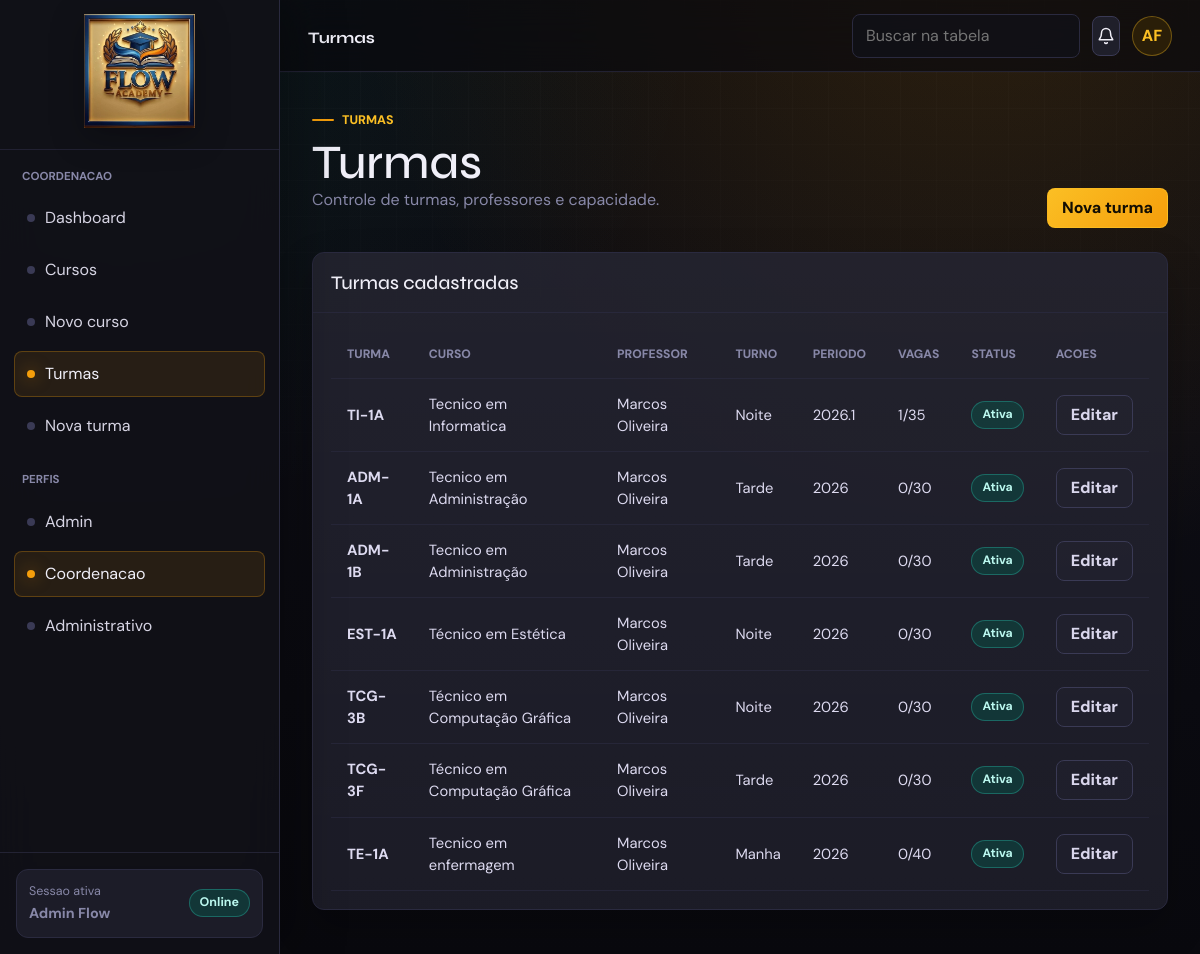
Screenshot of /Flow-academy_Php/Flow-academy/web-php/pages/coordenacao/turmas.php (signed in) with the database file from the repository.
### tables this page shows
CREATE TABLE `turmas` (
  `id_turma` int(11) NOT NULL AUTO_INCREMENT,
  `id_curso` int(11) NOT NULL,
  `id_professor` int(11) NOT NULL,
  `codigo_turma` varchar(50) NOT NULL,
  `turno` enum('manha','tarde','noite') NOT NULL,
  `periodo_letivo` varchar(20) NOT NULL,
  `capacidade_maxima` int(11) DEFAULT 35,
  `status` enum('ativa','encerrada') DEFAULT 'ativa',
  PRIMARY KEY (`id_turma`),
  UNIQUE KEY `codigo_turma` (`codigo_turma`),
  KEY `id_curso` (`id_curso`),
  KEY `id_professor` (`id_professor`),
  CONSTRAINT `turmas_ibfk_1` FOREIGN KEY (`id_curso`) REFERENCES `cursos` (`id_curso`),
  CONSTRAINT `turmas_ibfk_2` FOREIGN KEY (`id_professor`) REFERENCES `professores` (`id_professor`)
);

CREATE TABLE `cursos` (
  `id_curso` int(11) NOT NULL AUTO_INCREMENT,
  `nome` varchar(120) NOT NULL,
  `descricao` text DEFAULT NULL,
  `carga_horaria` int(11) NOT NULL,
  `status` enum('ativo','inativo') DEFAULT 'ativo',
  PRIMARY KEY (`id_curso`)
);

### Flow-academy_Php/Flow-academy/web-php/includes/funcoes.php (called while the page is built, shortened)
<?php
require_once __DIR__ . '/../config/config.php';
function e($valor)
{
    return htmlspecialchars((string) ($valor ?? ''), ENT_QUOTES, 'UTF-8');
}
function buscarTodos($sql, array $parametros = [])
{
    global $pdo;
    $stmt = $pdo->prepare($sql);
    $stmt->execute($parametros);
    return $stmt->fetchAll();
}
function statusBadge($status)
{
    $status = strtolower((string) $status);
    if (in_array($status, ['ativo', 'ativa', 'regular', 'aprovado', 'pago'], true)) {
        return 'success';
    }
    return '';
}
function iniciais($nome)
{
    $partes = preg_split('/\s+/', trim((string) $nome));
    $primeira = $partes[0][0] ?? 'F';
    $segunda = $partes[1][0] ?? 'A';
    return strtoupper($primeira . $segunda);
}
function textoStatus($status)
{
    return ucwords(str_replace('_', ' ', (string) $status));
}

### Flow-academy_Php/Flow-academy/web-php/includes/auth.php (called while the page is built, shortened)
<?php
require_once __DIR__ . '/funcoes.php';
function normalizarPerfil($perfil)
{
    return $perfil === 'financeiro' ? 'administrativo' : (string) $perfil;
}
function usuarioLogado()
{
    $usuario = $_SESSION['usuario'] ?? null;
    if ($usuario !== null && isset($usuario['perfil'])) {
        $perfilNormalizado = normalizarPerfil($usuario['perfil']);
        $usuario['perfil'] = $perfilNormalizado;
    }
    return $usuario;
}
function paginaInicialPorPerfil($perfil)
{
    $perfil = normalizarPerfil($perfil);
    $paginas = [
        'aluno' => 'pages/aluno/dashboard.php',
        'professor' => 'pages/professor/dashboard.php',
        'coordenacao' => 'pages/coordenacao/dashboard.php',
        'administrativo' => 'pages/administrativo/dashboard.php',
        'admin' => 'pages/admin/dashboard.php',
    ];
    return $paginas[$perfil] ?? 'index.php';
}

### Flow-academy_Php/Flow-academy/web-php/pages/coordenacao/turmas.php (the view, shortened to what this page needs)
<?php
require_once __DIR__ . '/../../includes/layout.php';
$turmas = buscarTodos(
    'SELECT t.*, c.nome AS curso, u.nome AS professor, COUNT(m.id_matricula) AS matriculados
     FROM turmas t
     JOIN cursos c ON c.id_curso = t.id_curso
     JOIN professores p ON p.id_professor = t.id_professor
     JOIN usuarios u ON u.id_usuario = p.id_usuario
     LEFT JOIN matriculas m ON m.id_turma = t.id_turma AND m.status = "ativa"
     GROUP BY t.id_turma
     ORDER BY t.periodo_letivo DESC, t.codigo_turma'
);
appInicio('Turmas', 'coordenacao', 'turmas', '../../');
pageHeading('Turmas', 'Turmas', 'Controle de turmas, professores e capacidade.', '<a class="btn primary" href="turma_form.php">Nova turma</a>');
?>
    <section class="panel">
      <div class="panel-header"><h2>Turmas cadastradas</h2></div>
      <div class="panel-body">
        <div class="table-wrap">
          <table id="tabela-principal">
            <thead><tr><th>Turma</th><th>Curso</th><th>Professor</th><th>Turno</th><th>Periodo</th><th>Vagas</th><th>Status</th><th>Acoes</th></tr></thead>
            <tbody>
              <?php foreach ($turmas as $turma): ?>
                <tr>
                  <td><strong><?= e($turma['codigo_turma']) ?></strong></td>
                  <td><?= e($turma['curso']) ?></td>
                  <td><?= e($turma['professor']) ?></td>
                  <td><?= e(textoStatus($turma['turno'])) ?></td>
                  <td><?= e($turma['periodo_letivo']) ?></td>
                  <td><?= e($turma['matriculados']) ?>/<?= e($turma['capacidade_maxima']) ?></td>
                  <td><?= badge($turma['status'], $turma['status']) ?></td>
                  <td><a class="btn ghost" href="turma_form.php?id=<?= e($turma['id_turma']) ?>">Editar</a></td>
                </tr>
              <?php endforeach; ?>
            </tbody>
          </table>
        </div>
      </div>
    </section>
<?php appFim('../../'); ?>

### Flow-academy_Php/Flow-academy/web-php/includes/layout.php (shortened to what this page needs)
<?php
require_once __DIR__ . '/auth.php';
function areasVisiveisPorPerfil($perfil)
{
    $areas = [
        'aluno' => ['aluno'],
        'professor' => ['professor'],
        'coordenacao' => ['coordenacao'],
        'administrativo' => ['administrativo'],
        'admin' => ['admin', 'coordenacao', 'administrativo'],
    ];
    return $areas[$perfil] ?? [];
}
function appInicio($titulo, $area, $ativo, $prefixo = '../../')
{
    $usuario = usuarioLogado();
    $menus = menusDoSistema();
    $menuAtual = $menus[$area] ?? $menus['aluno'];
    $perfil = $usuario['perfil'] ?? 'visitante';
    $areasVisiveis = areasVisiveisPorPerfil($perfil);
    $mostrarPerfis = count($areasVisiveis) > 1;
    $dashboardUsuario = paginaInicialPorPerfil($perfil);
    $nome = $usuario['nome'] ?? 'Flow Academy';
    ?>
<!doctype html>
<html lang="pt-BR">
<head>
  <link href="<?= e($prefixo) ?>assets/vendor/bootstrap/css/bootstrap.min.css" rel="stylesheet">
  <link rel="stylesheet" href="<?= e($prefixo) ?>assets/css/main.css?v=20260622-2">
</head>
<body class="app-shell">
  <aside class="sidebar" aria-label="Navegacao principal">
    <div class="sidebar-header">
      <a class="brand" href="<?= e($prefixo . $dashboardUsuario) ?>">
        <img class="brand-logo" src="<?= e($prefixo) ?>assets/images/logo-flow-academy-gold.jpg" alt="Logo Flow Academy">
      </a>
    </div>
    <div class="sidebar-content">
      <nav class="nav-section">
        <p class="nav-title"><?= e($menuAtual['titulo']) ?></p>
        <ul class="nav-list">
          <?php foreach ($menuAtual['itens'] as $chave => $item): ?>
            <li>
              <a class="nav-link <?= $ativo === $chave ? 'active' : '' ?>" href="<?= e($prefixo . $item['href']) ?>">
                <span class="nav-dot"></span><?= e($item['texto']) ?>
              </a>
            </li>
          <?php endforeach; ?>
        </ul>
      </nav>
      <?php if ($mostrarPerfis): ?>
        <nav class="nav-section">
          <p class="nav-title">Perfis</p>
          <ul class="nav-list">
            <?php foreach ($areasVisiveis as $chaveArea): ?>
              <?php
                $menuPerfil = $menus[$chaveArea];
                $primeiroItem = array_values($menuPerfil['itens'])[0];
              ?>
              <li>
                <a class="nav-link <?= $area === $chaveArea ? 'active' : '' ?>" href="<?= e($prefixo . $primeiroItem['href']) ?>">
                  <span class="nav-dot"></span><?= e($menuPerfil['titulo']) ?>
                </a>
              </li>
            <?php endforeach; ?>
          </ul>
        </nav>
      <?php endif; ?>
    </div>
    <div class="sidebar-footer">
      <a class="role-pill" href="<?= e($prefixo) ?>logout.php">
        <span><span>Sessao ativa</span><strong><?= e($nome) ?></strong></span>
        <span class="badge success">Online</span>
      </a>
    </div>
  </aside>
  <div class="app-frame">
    <header class="topbar">
      <div class="topbar-left">
        <div class="top-path"><strong><?= e($titulo) ?></strong></div>
      </div>
      <div class="topbar-right">
        <input class="control top-search" type="search" placeholder="Buscar na tabela" data-table-filter="#tabela-principal">
        <button class="icon-btn" type="button" data-tooltip="Notificacoes" data-toast="Nenhuma notificacao nova." aria-label="Notificacoes">
          <svg class="icon" viewBox="0 0 24 24" aria-hidden="true">
            <path d="M18 8a6 6 0 0 0-12 0c0 7-3 7-3 9h18c0-2-3-2-3-9"></path>
            <path d="M13.73 21a2 2 0 0 1-3.46 0"></path>
          </svg>
        </button>
        <div class="dropdown">
          <button class="avatar" type="button" data-bs-toggle="dropdown" aria-expanded="false" aria-label="Menu do usuario"><?= e(iniciais($nome)) ?></button>
        </div>
      </div>
    </header>
    <main class="main-content">
    <?php
}
function pageHeading($eyebrow, $titulo, $texto, $acoes = '')
{
    ?>
      <section class="page-heading">
        <div>
          <span class="eyebrow"><?= e($eyebrow) ?></span>
          <h1><?= e($titulo) ?></h1>
          <p><?= e($texto) ?></p>
        </div>
        <?php if ($acoes !== ''): ?>
          <div class="actions"><?= $acoes ?></div>
        <?php endif; ?>
      </section>
    <?php
}
    ?>
    <?php
function badge($texto, $status)
{
    return '<span class="badge ' . e(statusBadge($status)) . '">' . e(textoStatus($texto)) . '</span>';
}
function appFim($prefixo = '../../')
{
    ?>
    </main>
  </div>
</body>
</html>
    <?php
}

### rows the page displays
turmas: codigo_turma "TI-1A", id_curso.nome "Tecnico em Informatica", professor "Marcos Oliveira", turno "Noite", periodo_letivo "2026.1", matriculados "1", capacidade_maxima "35", status "Ativa"
turmas: codigo_turma "ADM-1A", id_curso.nome "Tecnico em Administração", professor "Marcos Oliveira", turno "Tarde", periodo_letivo "2026", matriculados "0", capacidade_maxima "30", status "Ativa"
turmas: codigo_turma "ADM-1B", id_curso.nome "Tecnico em Administração", professor "Marcos Oliveira", turno "Tarde", periodo_letivo "2026", matriculados "0", capacidade_maxima "30", status "Ativa"
turmas: codigo_turma "EST-1A", id_curso.nome "Técnico em Estética", professor "Marcos Oliveira", turno "Noite", periodo_letivo "2026", matriculados "0", capacidade_maxima "30", status "Ativa"
turmas: codigo_turma "TCG-3B", id_curso.nome "Técnico em Computação Gráfica", professor "Marcos Oliveira", turno "Noite", periodo_letivo "2026", matriculados "0", capacidade_maxima "30", status "Ativa"
turmas: codigo_turma "TCG-3F", id_curso.nome "Técnico em Computação Gráfica", professor "Marcos Oliveira", turno "Tarde", periodo_letivo "2026", matriculados "0", capacidade_maxima "30", status "Ativa"
turmas: codigo_turma "TE-1A", id_curso.nome "Tecnico em enfermagem", professor "Marcos Oliveira", turno "Manha", periodo_letivo "2026", matriculados "0", capacidade_maxima "40", status "Ativa"

### other values shown
$menuAtual['titulo'] "COORDENACAO"
$item['texto'] "Dashboard"
$item['texto'] "Cursos"
$item['texto'] "Novo curso"
$item['texto'] "Turmas"
$item['texto'] "Nova turma"
$menuPerfil['titulo'] "Admin"
$menuPerfil['titulo'] "Coordenacao"
$menuPerfil['titulo'] "Administrativo"
$nome "Admin Flow"
$titulo "Turmas"
iniciais($nome) "AF"
$eyebrow "TURMAS"
$texto "Controle de turmas, professores e capacidade."
$acoes "Nova turma"
